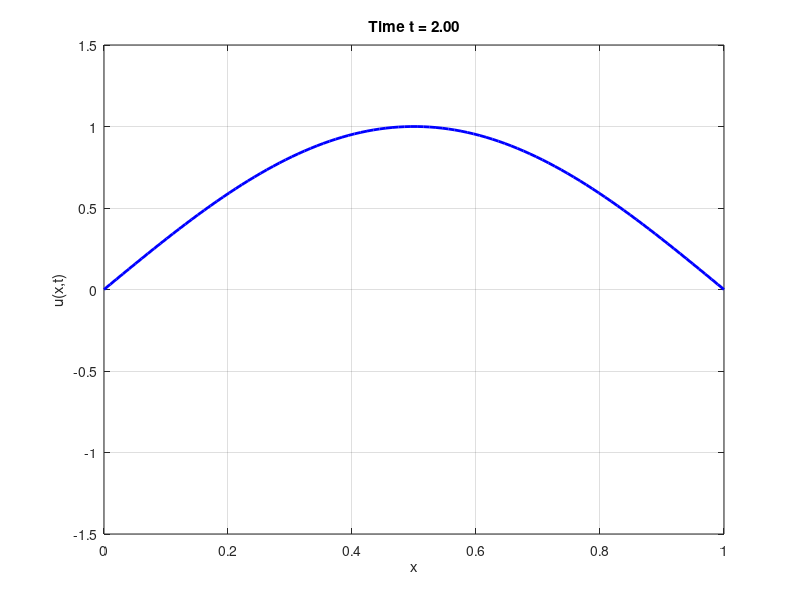

This chart was generated by the following MATLAB code:
% ------------------------------------------------------------
% Solving the 1D Wave Equation using Separation of Variables
% ------------------------------------------------------------
%
% Wave Equation:
%     ∂²u/∂t² = c² * ∂²u/∂x²
%
% Domain:
%     0 < x < 1,   t > 0
%
% Boundary Conditions:
%     u(0, t) = 0           % Fixed end at x = 0
%     u(1, t) = 0           % Fixed end at x = 1
%
% Initial Conditions:
%     u(x, 0) = sin(pi * x)        % Initial displacement
%     ∂u/∂t (x, 0) = 0             % Initial velocity
%
% Solution method: Separation of variables and Fourier sine series


% Parameters
L = 1;           % Length of the string
c = 1;           % Wave speed
T = 2;           % Final time
N = 100;         % Number of spatial points
M = 100;         % Number of time points
num_terms = 50;  % Number of terms in Fourier series

% Spatial and temporal grid
x = linspace(0, L, N);
t = linspace(0, T, M);
[X, T_grid] = meshgrid(x, t);

% Initial condition functions
f = @(x) sin(pi*x);             % Initial displacement
g = @(x) 0.*x;                  % Initial velocity

% Preallocate solution matrix
u = zeros(M, N);

% Build the solution using separation of variables
for n = 1:num_terms
    lambda_n = n*pi/L;
    A_n = 2/L * trapz(x, f(x).*sin(lambda_n*x));     % Fourier coefficient for f(x)
    B_n = 2/(lambda_n*c*L) * trapz(x, g(x).*sin(lambda_n*x)); % Fourier coeff for g(x)

    u = u + (A_n * cos(c*lambda_n*T_grid) + B_n * sin(c*lambda_n*T_grid)) .* sin(lambda_n*X);
end


% Plot the solution as animation
for k = 1:M
    plot(x, u(k, :), 'b', 'LineWidth', 2);
    axis([0 L -1.5 1.5]);
    xlabel('x');
    ylabel('u(x,t)');
    title(['Time t = ', num2str(t(k), '%.2f')]);
    grid on;
    drawnow;
end